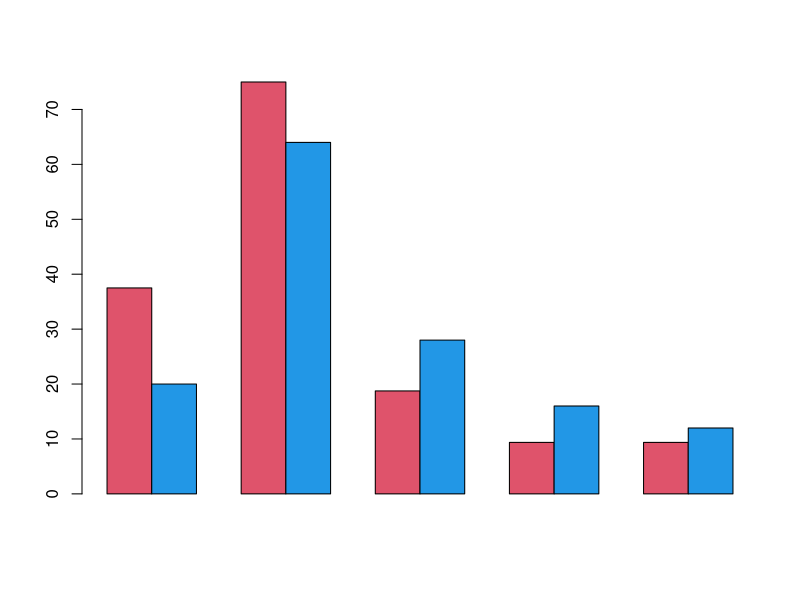

The R script that drew this image:
proporcje_szacowane <- c(4, 8, 2, 1, 1)
prawdopodobienstwo_szacowane <- proporcje_szacowane / sum(proporcje_szacowane)

probka_empiryczna <- c(20, 64, 28, 16, 12)

# H0: Stomatolog ma dobre przeczucie i rozkład prawdopodobieństwa
#     jest zbliżony z jego szacowaniami

# H1: Stomatolog nie ma racji, odrzucamy H0

test <- chisq.test(probka_empiryczna, p = prawdopodobienstwo_szacowane)
test

if (test$p.value >= 0.05) {
  cat("Potwierdzamy H0. Proporcje zabiegów zgadzają się z szacowaniami.")
} else {
  cat("Odrzucamy H0. Proporcje zabiegów nie zgadzają się z szacowaniami.")
}


# jest 16 "próbek" szcowanych i 150 empirycznych, stąd skalowanie
matrix <- rbind(proporcje_szacowane * (150 / 16), probka_empiryczna) # nolint

barplot(matrix, col = c(2, 4), beside = TRUE)
